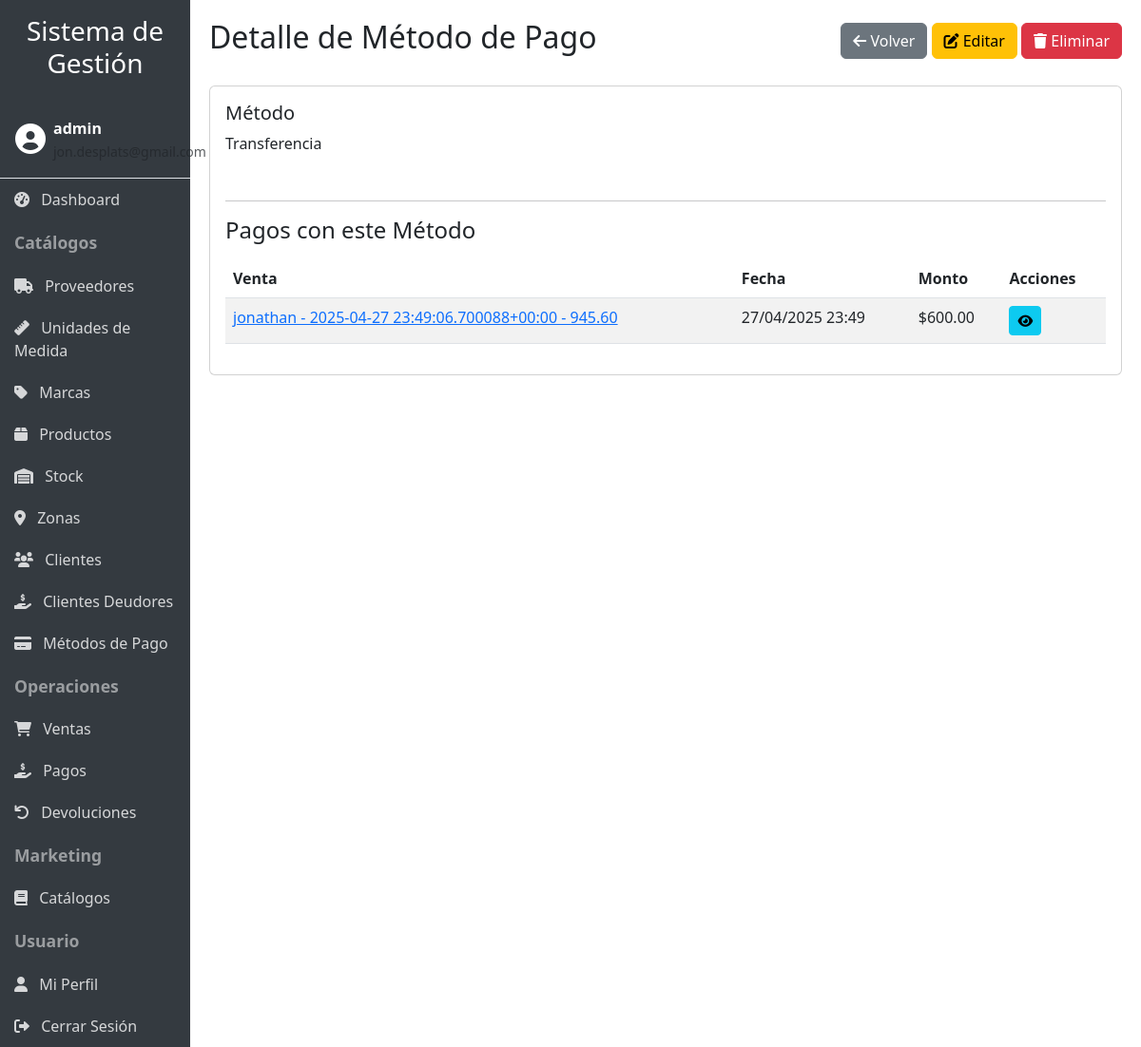
The app's page /metodos-pago/3/ (signed in) with its own data.
### productos/models.py (models this page shows, shortened)
class MetodoPago(models.Model):
    metodo = models.CharField(max_length=50)
    usuario = models.ForeignKey(User, on_delete=models.CASCADE, null=True, blank=True)
    class Meta:
        unique_together = ('metodo', 'usuario')

class Pago(models.Model):
    venta = models.ForeignKey(Venta, on_delete=models.CASCADE)
    fecha = models.DateTimeField(auto_now_add=True)
    monto = models.DecimalField(max_digits=10, decimal_places=2)
    metodo_pago = models.ForeignKey(MetodoPago, on_delete=models.CASCADE)
    def get_absolute_url(self):
        return reverse('productos:pago_detail', args=[str(self.id)])

class Venta(models.Model):
    cliente = models.ForeignKey(Cliente, on_delete=models.CASCADE)
    fecha = models.DateTimeField(auto_now_add=True)
    total = models.DecimalField(max_digits=10, decimal_places=2)
    estado_pago = models.ForeignKey(EstadoPago, on_delete=models.CASCADE)
    usuario = models.ForeignKey(User, on_delete=models.CASCADE, null=True, blank=True)
    monto_pagado = models.DecimalField(max_digits=10, decimal_places=2, default=0)
    saldo_pendiente = models.DecimalField(max_digits=10, decimal_places=2, default=0)
    def __str__(self) -> str:
        return f'{self.cliente} - {self.fecha} - {self.total}'
    def get_absolute_url(self):
        return reverse('productos:venta_detail', args=[str(self.id)])

class Cliente(models.Model):
    nombre = models.CharField(max_length=100)
    direccion = models.CharField(max_length=100)
    telefono = models.CharField(max_length=20, blank=True, null=True)
    email = models.EmailField(max_length=100, blank=True, null=True)
    zona = models.ForeignKey(Zona, on_delete=models.SET_NULL, null=True, blank=True)
    usuario = models.ForeignKey(User, on_delete=models.CASCADE, null=True, blank=True)
    def __str__(self) -> str:
        return self.nombre

### productos/user_views.py (the view)
# urls.py: path('metodos-pago/<int:pk>/', user_views.UserMetodoPagoDetailView.as_view(), name='metodopago_detail'),
class UserMetodoPagoDetailView(UserDataMixin, MetodoPagoDetailView):
    pass

### productos/mixins.py (called while the page is built)
    def get_queryset(self):
        queryset = super().get_queryset()
        user = self.request.user
        if user.is_staff or user.is_superuser:
            return queryset
        if hasattr(queryset.model, 'usuario'):
            return queryset.filter(usuario=user)
        return queryset

### productos/templates/productos/metodopago_detail.html (shortened to what this page needs)
{% extends 'productos/base.html' %}
{% load productos_filters %}
{% block header %}Detalle de Método de Pago{% endblock %}
{% block header_buttons %}
<a href="{% url 'productos:metodopago_list' %}" class="btn btn-secondary">
    <i class="fas fa-arrow-left"></i> Volver
</a>
<a href="{% url 'productos:metodopago_update' metodopago.pk %}" class="btn btn-warning">
    <i class="fas fa-edit"></i> Editar
</a>
<a href="{% url 'productos:metodopago_delete' metodopago.pk %}" class="btn btn-danger">
    <i class="fas fa-trash"></i> Eliminar
</a>
{% endblock %}
{% block content %}
<div class="card">
    <div class="card-body">
        <div class="row">
            <div class="col-md-6 mb-3">
                <h5>Método</h5>
                <p>{{ metodopago.metodo }}</p>
            </div>
        </div>
        <hr>
        <h4>Pagos con este Método</h4>
        <div class="table-responsive mt-3">
            <table class="table table-striped">
                <thead>
                    <tr>
                        <th>Venta</th>
                        <th>Fecha</th>
                        <th>Monto</th>
                        <th>Acciones</th>
                    </tr>
                </thead>
                <tbody>
                    {% for pago in metodopago.pago_set.all %}
                    <tr>
                        <td><a href="{{ pago.venta.get_absolute_url }}">{{ pago.venta }}</a></td>
                        <td>{{ pago.fecha|date:"d/m/Y H:i" }}</td>
                        <td>${{ pago.monto }}</td>
                        <td>
                            <a href="{{ pago.get_absolute_url }}" class="btn btn-sm btn-info">
                                <i class="fas fa-eye"></i>
                            </a>
                        </td>
                    </tr>
                    {% empty %}
                    <tr>
                        <td colspan="4" class="text-center">No hay pagos con este método.</td>
                    </tr>
                    {% endfor %}
                </tbody>
            </table>
        </div>
    </div>
</div>
{% endblock %}

### productos/templates/productos/base.html (shortened to what this page needs)
<!DOCTYPE html>
<html lang="es">
<head>
    <link href="https://cdn.jsdelivr.net/npm/bootstrap@5.3.0/dist/css/bootstrap.min.css" rel="stylesheet">
    <link rel="stylesheet" href="https://cdnjs.cloudflare.com/ajax/libs/font-awesome/6.0.0/css/all.min.css">
    {% load static %}
    <link rel="stylesheet" href="{% static 'productos/css/responsive.css' %}">
</head>
<body>
    <div class="container-fluid">
        <div class="row">
            <div class="col-lg-2 sidebar p-0" id="sidebar">
                <div class="p-3 d-lg-block d-none">
                    <h3 class="text-center">Sistema de Gestión</h3>
                </div>
                {% if user.is_authenticated %}
                <div class="user-info p-3 border-bottom">
                    <div class="d-flex align-items-center">
                        <div class="me-2">
                            <i class="fas fa-user-circle fa-2x"></i>
                        </div>
                        <div>
                            <div class="fw-bold">{{ user.username }}</div>
                            <small class="text-muted">{{ user.email }}</small>
                        </div>
                    </div>
                </div>
                {% endif %}
                {% if user.is_authenticated %}
                <a href="{% url 'productos:dashboard' %}" class="nav-link"><i class="fas fa-tachometer-alt me-2"></i> Dashboard</a>
                <div class="nav-header">Catálogos</div>
                <a href="{% url 'productos:proveedor_list' %}" class="nav-link"><i class="fas fa-truck me-2"></i> Proveedores</a>
                <a href="{% url 'productos:unidadmedida_list' %}" class="nav-link"><i class="fas fa-ruler me-2"></i> Unidades de Medida</a>
                <a href="{% url 'productos:marca_list' %}" class="nav-link"><i class="fas fa-tag me-2"></i> Marcas</a>
                <a href="{% url 'productos:producto_list' %}" class="nav-link"><i class="fas fa-box me-2"></i> Productos</a>
                <a href="{% url 'productos:stock_list' %}" class="nav-link"><i class="fas fa-warehouse me-2"></i> Stock</a>
                <a href="{% url 'productos:zona_list' %}" class="nav-link"><i class="fas fa-map-marker-alt me-2"></i> Zonas</a>
                <a href="{% url 'productos:cliente_list' %}" class="nav-link"><i class="fas fa-users me-2"></i> Clientes</a>
                <a href="{% url 'productos:clientes_deudores' %}" class="nav-link"><i class="fas fa-hand-holding-usd me-2"></i> Clientes Deudores</a>
                <a href="{% url 'productos:metodopago_list' %}" class="nav-link"><i class="fas fa-credit-card me-2"></i> Métodos de Pago</a>
                <div class="nav-header">Operaciones</div>
                <a href="{% url 'productos:venta_list' %}" class="nav-link"><i class="fas fa-shopping-cart me-2"></i> Ventas</a>
                <a href="{% url 'productos:pago_list' %}" class="nav-link"><i class="fas fa-hand-holding-usd me-2"></i> Pagos</a>
                <a href="{% url 'productos:devolucion_list' %}" class="nav-link"><i class="fas fa-undo me-2"></i> Devoluciones</a>
                <div class="nav-header">Marketing</div>
                <a href="{% url 'productos:catalogo_list' %}" class="nav-link"><i class="fas fa-book me-2"></i> Catálogos</a>
                <div class="nav-header">Usuario</div>
                <a href="{% url 'productos:profile' %}" class="nav-link"><i class="fas fa-user me-2"></i> Mi Perfil</a>
                <a href="{% url 'productos:logout' %}" class="nav-link"><i class="fas fa-sign-out-alt me-2"></i> Cerrar Sesión</a>
                {% else %}
                <div class="nav-header">Acceso</div>
                <a href="{% url 'productos:login' %}" class="nav-link"><i class="fas fa-sign-in-alt me-2"></i> Iniciar Sesión</a>
                <a href="{% url 'productos:register' %}" class="nav-link"><i class="fas fa-user-plus me-2"></i> Registrarse</a>
                {% endif %}
            </div>
            <div class="col-lg-10 content content-wrapper">
                <div class="d-flex justify-content-between align-items-center mb-4">
                    <h2>{% block header %}{% endblock %}</h2>
                    <div>
                        {% block header_buttons %}{% endblock %}
                    </div>
                </div>
                {% block content %}{% endblock %}
            </div>
        </div>
    </div>
</body>
</html>

### productos/static/productos/css/responsive.css (style rules this page uses)
body { font-size: 16px; }
.table-responsive { overflow-x: auto; -webkit-overflow-scrolling: touch; }

### productos/templates/productos/base.html (style rules this page uses)
body { overflow-x: hidden; }
.sidebar { min-height: 100vh; background-color: #343a40; color: white; transition: all 0.3s; }
.sidebar a { color: rgba(255, 255, 255, 0.8); text-decoration: none; display: block; padding: 10px 15px; }
.sidebar .nav-header { font-weight: bold; padding: 10px 15px; font-size: 1.1em; color: rgba(255, 255, 255, 0.5); }
.content { padding: 20px; }
.table-responsive { overflow-x: auto; }

### records on screen
MetodoPago: metodo "Transferencia"
Pago: venta "jonathan - 2025-04-27 23:49:06.700088+00:00 - 945.60", fecha "27/04/2025 23:49", monto "600.00"

### other values on screen
{{ user.username }} "admin"
{{ user.email }} "jon.desplats@gmail.com"
